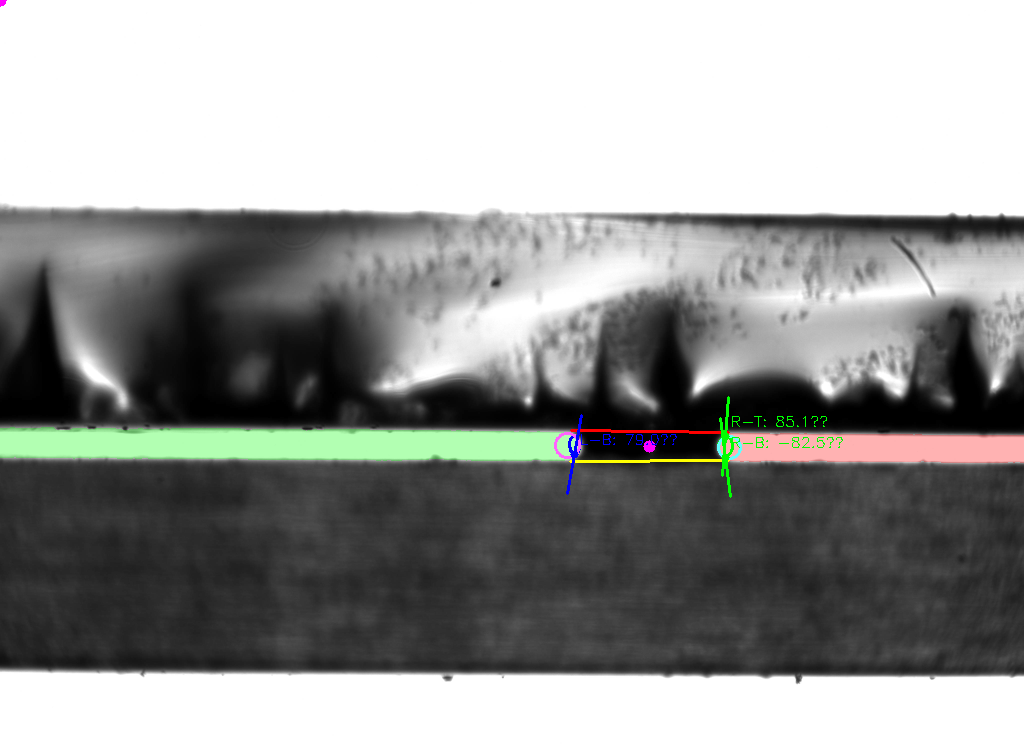
#> input picture Alannah_Sample_1/Alannah_S1_training_debug_images/debug_frame_0007.png, 1024 x 750 px
$ python contour_testing.py
#> lines starting #> are read from the running program, lines starting #| are printed output that depends on the picture; after the words box and inside, x2 and y2 are one past the last pixel; in counts of white or black regions, pixels touching at a corner belong together
#> the answer given: ../Alannah_Sample_1/Alannah_S1_training_debug_images/debug_frame_0007.png
#> further down, image_bgr is the input picture: shape (750, 1024, 3); mean B, G, R 150.9, 152.8, 151.7
import cv2
import numpy as np
import matplotlib.pyplot as plt
from matplotlib.widgets import Slider, CheckButtons
import tkinter as tk
from tkinter import filedialog


def contour_viewer_with_dilation(image_bgr):
    image_rgb = cv2.cvtColor(image_bgr, cv2.COLOR_BGR2RGB)
    image_gray = cv2.cvtColor(image_bgr, cv2.COLOR_BGR2GRAY)
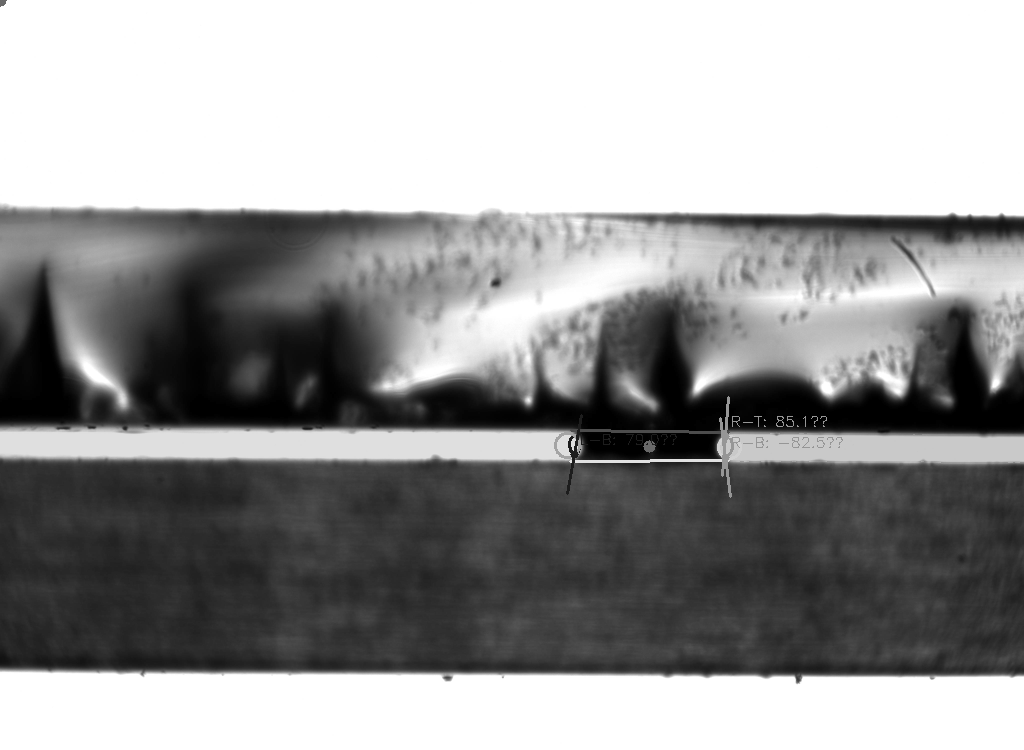
#> image_gray: shape (750, 1024); min 0, max 255, mean 152.2
    blurred = cv2.GaussianBlur(image_gray, (7, 7), 2.0)

    fig, ax = plt.subplots(figsize=(8, 6))
    plt.subplots_adjust(left=0.25, bottom=0.3)

    ax.imshow(image_rgb)
    ax.axis("off")
    ax.set_title("Contours from Canny")

    # Slider axes
    ax_low = plt.axes([0.25, 0.2, 0.65, 0.03])
    ax_high = plt.axes([0.25, 0.15, 0.65, 0.03])
    slider_low = Slider(ax_low, 'Low Threshold', 0, 255, valinit=20, valstep=1)
    slider_high = Slider(ax_high, 'High Threshold', 0, 255, valinit=20, valstep=1)

    # Checkbox for dilation
    ax_check = plt.axes([0.025, 0.4, 0.15, 0.1])
    checkbox = CheckButtons(ax_check, ['Dilate'], [False])

    def update(val=None):
        low = int(slider_low.val)
        high = int(slider_high.val)
        use_dilate = checkbox.get_status()[0]

        edges = cv2.Canny(blurred, low, high)
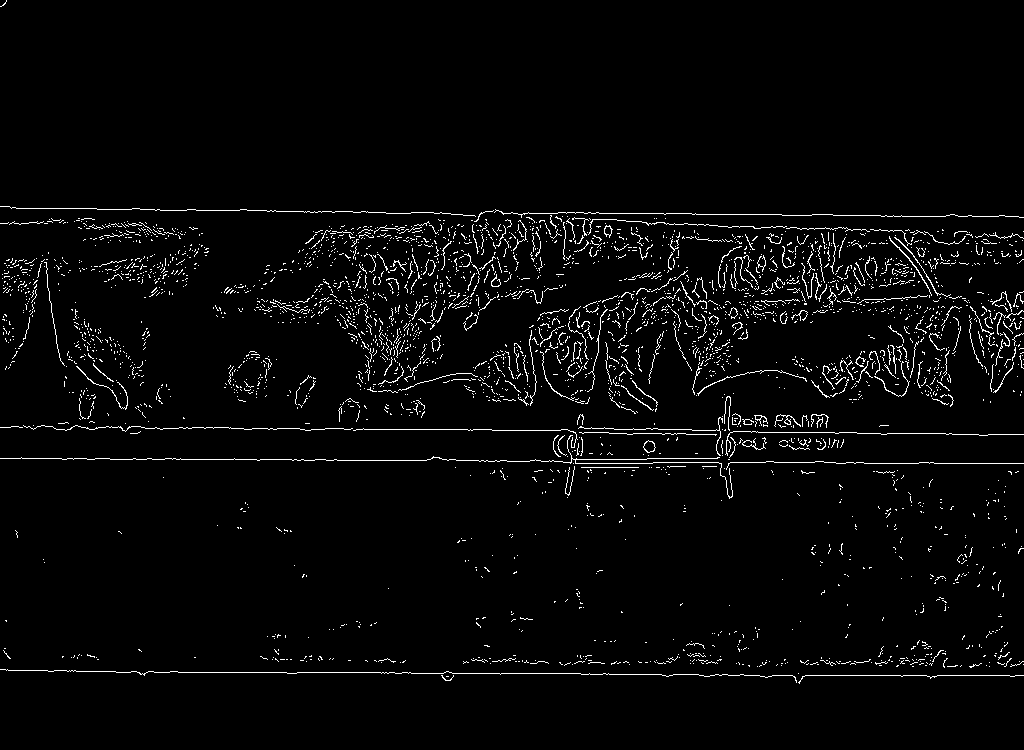
#> edges: shape (750, 1024); 2.9% white in thin lines or dots

        if use_dilate:
            kernel = np.ones((3, 3), np.uint8)
            edges = cv2.dilate(edges, kernel, iterations=1)

        contours, _ = cv2.findContours(edges, cv2.RETR_EXTERNAL, cv2.CHAIN_APPROX_SIMPLE)
#> contours = 3183 contours, 3176 with area under 20; largest, box (x1, y1, x2, y2) and area: (643, 440, 656, 453) 100, (604, 225, 613, 238) 58, (889, 236, 932, 296) 38, (774, 414, 801, 427) 34, (894, 237, 951, 297) 32, (754, 415, 768, 426) 30, (76, 366, 128, 410) 25

        ax.clear()
        ax.imshow(image_rgb)
        for cnt in contours:
            cnt = cnt.squeeze()
            if len(cnt.shape) == 2 and cv2.contourArea(cnt) > 20:
                ax.plot(cnt[:, 0], cnt[:, 1], linewidth=1)
#> this loop made 3183 passes
#> cnt on passes 1, 4, 6: [[446, 676], [448, 676]], [798, 673], [989, 666]
        ax.axis("off")
        ax.set_title(f"Contours (Low={low}, High={high}, Dilate={use_dilate})")
        fig.canvas.draw_idle()

    slider_low.on_changed(update)
    slider_high.on_changed(update)
    checkbox.on_clicked(update)

    update()
    plt.show()
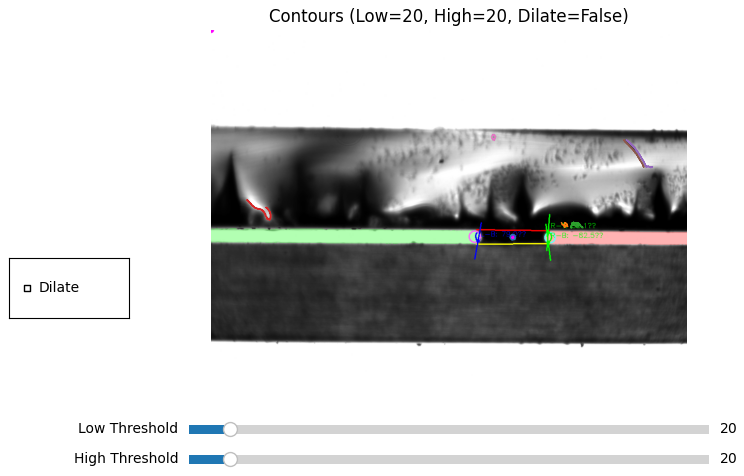
#> figure drawn by matplotlib, 4 panels

if __name__ == "__main__":
    # Create a simple GUI to select an image file
    root = tk.Tk()
    root.withdraw()  # Hide the root window

    file_path = filedialog.askopenfilename(
        title="Select an Image",
        filetypes=[("Image files", "*.jpg;*.jpeg;*.png;*.bmp;*.tif")],
    )

    if file_path:
        image_bgr = cv2.imread(file_path)
        contour_viewer_with_dilation(image_bgr)
    else:
        print("No file selected.")
